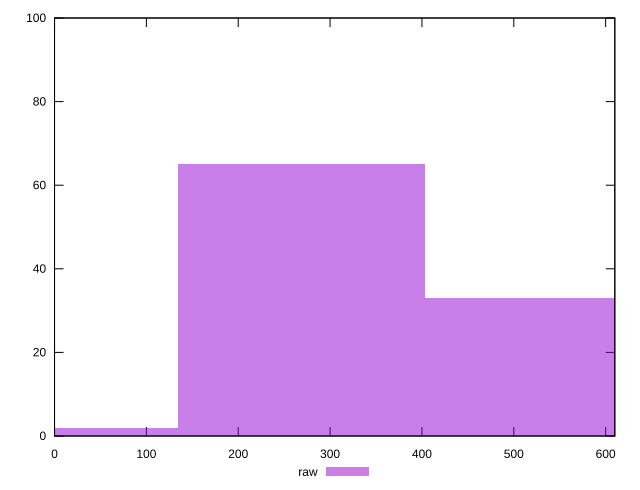

Recreate this plot in gnuplot.
reset

$raw <<EOF
269.2312211478218 65
538.4624422956437 33
0 2
EOF

set key outside below
set boxwidth 269.2312211478218
set xrange [0:610]
set yrange [0:100]
set trange [0:100]
set style fill transparent solid 0.5 noborder
set terminal svg size 640, 490 enhanced background rgb 'white'
set output "report_00015_2021-02-09T16-11-33.973Z/uses-webp-images/samples/pages+cached+noadtech/raw/histogram.svg"

plot $raw title "raw" with boxes

reset
